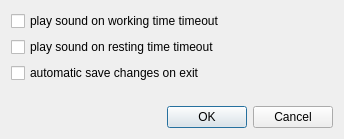
<?xml version="1.0" encoding="UTF-8"?>
<ui version="4.0">
 <class>SettingsDialog</class>
 <widget class="QDialog" name="SettingsDialog">
  <property name="geometry">
   <rect>
    <x>0</x>
    <y>0</y>
    <width>344</width>
    <height>139</height>
   </rect>
  </property>
  <property name="windowTitle">
   <string>Dialog</string>
  </property>
  <layout class="QVBoxLayout" name="verticalLayout">
   <item>
    <widget class="QCheckBox" name="playWorkingSound_checkBox">
     <property name="text">
      <string>play sound on working time timeout</string>
     </property>
    </widget>
   </item>
   <item>
    <widget class="QCheckBox" name="playRestingSound_checkBox">
     <property name="text">
      <string>play sound on resting time timeout</string>
     </property>
    </widget>
   </item>
   <item>
    <widget class="QCheckBox" name="saveChangesOnExit_checkBox">
     <property name="text">
      <string>automatic save changes on exit</string>
     </property>
    </widget>
   </item>
   <item>
    <spacer name="verticalSpacer">
     <property name="orientation">
      <enum>Qt::Vertical</enum>
     </property>
     <property name="sizeHint" stdset="0">
      <size>
       <width>20</width>
       <height>15</height>
      </size>
     </property>
    </spacer>
   </item>
   <item>
    <widget class="QDialogButtonBox" name="buttonBox">
     <property name="orientation">
      <enum>Qt::Horizontal</enum>
     </property>
     <property name="standardButtons">
      <set>QDialogButtonBox::Cancel|QDialogButtonBox::Ok</set>
     </property>
    </widget>
   </item>
  </layout>
 </widget>
 <resources/>
 <connections>
  <connection>
   <sender>buttonBox</sender>
   <signal>accepted()</signal>
   <receiver>SettingsDialog</receiver>
   <slot>accept()</slot>
   <hints>
    <hint type="sourcelabel">
     <x>248</x>
     <y>254</y>
    </hint>
    <hint type="destinationlabel">
     <x>157</x>
     <y>274</y>
    </hint>
   </hints>
  </connection>
  <connection>
   <sender>buttonBox</sender>
   <signal>rejected()</signal>
   <receiver>SettingsDialog</receiver>
   <slot>reject()</slot>
   <hints>
    <hint type="sourcelabel">
     <x>316</x>
     <y>260</y>
    </hint>
    <hint type="destinationlabel">
     <x>286</x>
     <y>274</y>
    </hint>
   </hints>
  </connection>
 </connections>
</ui>
